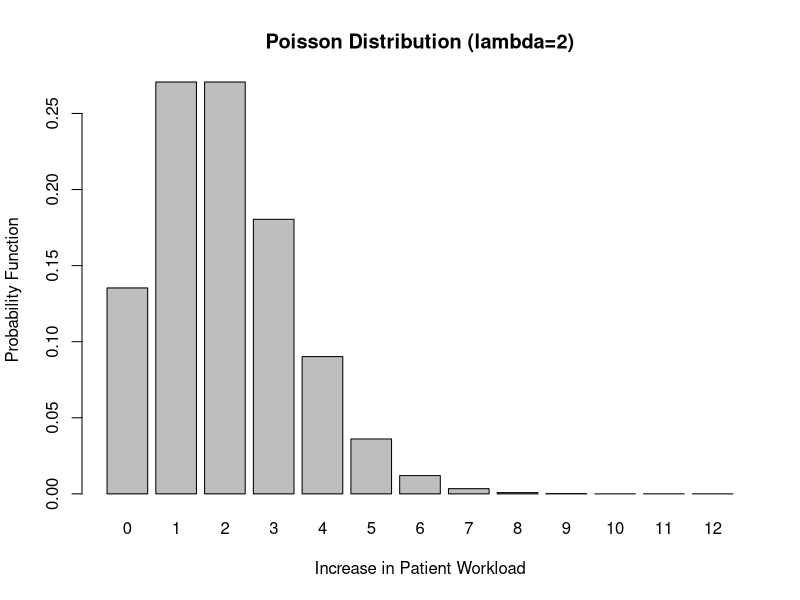
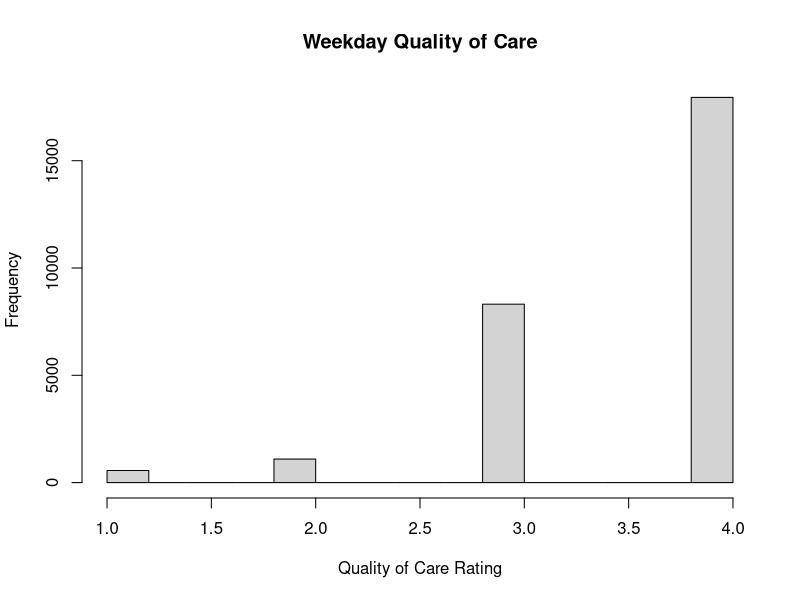
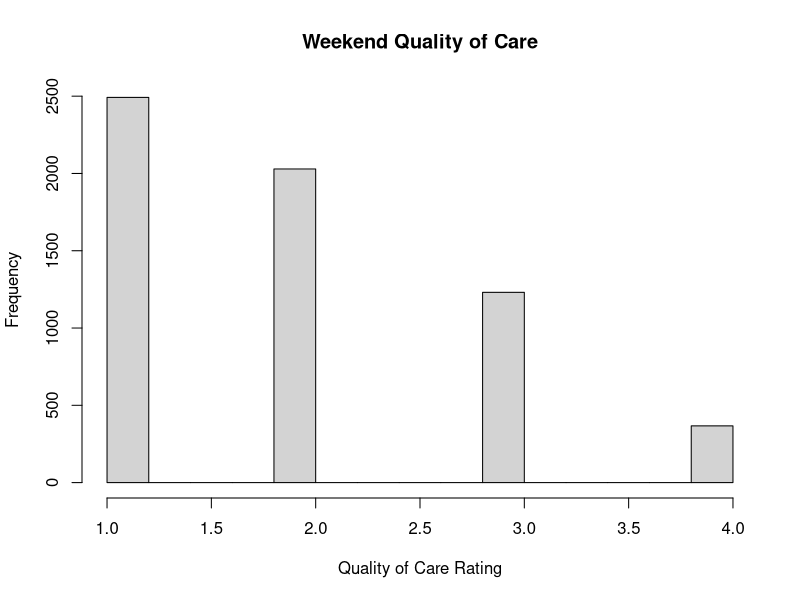
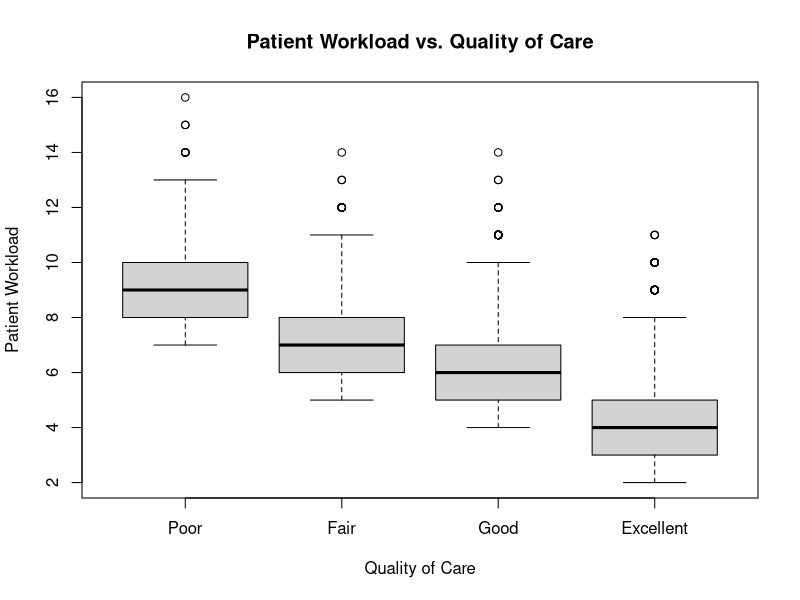

The R source for these figures, in order: (Note: this script raises an error after producing the figures.)
## ---- chunk 1
knitr::opts_chunk$set(cache=2)
set.seed(43)
## ---- chunk 2
# Set constraints
qualOfCareOptions <- c("Poor", "Fair", "Good", "Excellent")
qualOfCareProb <- list(weekday=c(.02, .04, .30, .64),
                       weekend=c(.4, .33, .21, .06))
numNurses <- c(weekday=c(mean=11, sd=1.2),
               weekend=c(mean=6, sd=1))

numTasksUndone <- c(0:7)
numTasksUndoneMean <- c(weekday=1.9, weekend=4.1)
numSafetyProbs <- c(0:4)
numSafetyProbsMean <- c(weekday=0.4, weekend=1.1)

startDate="1998/03/08"
endDate="2007/12/01"
## ---- chunk 3
genDaysFromRange <- function(startDate, endDate) {
  # This function creates a data frame where each row represents a day
  # (starting from 'startDate' and ending on 'endDate') containing the day
  # of the week, whether or not the day is a weekday or a weekend day, and
  # the number of nurses working that day. Using the value for number of
  # nurses that worked each day, later we will create a data frame to
  # represent each nurse's daily responses to the questions asked by the
  # survey, which we will ultimately return as the final data set.
  #
  # |    date    | dayOfWeek | typeOfDay | numNurses |
  # | 1998/03/08 |   Sunday  |  weekend  |     7     |
  # | 1998/03/09 |   Monday  |  weekday  |     9     |
  #                        etc...
  
  # Create column of dates
  eachDay <- data.frame(date=seq.Date(as.Date(startDate),
                                      as.Date(endDate), 
                                      by='day'))
  # Create column identifying each date as 'Sunday', 'Monday', etc.
  eachDay$dayOfWeek <- weekdays(as.Date(eachDay$date))
  # Create column that identifies each day as 'weekday' or 'weekend', using
  # the value in the 'dayOfWeek' column to lookup whether or not the day is a
  # 'weekday' or 'weekend' day.
  typeOfDay <- c(Sunday='weekend',
                 Monday='weekday',
                 Tuesday='weekday',
                 Wednesday='weekday',
                 Thursday='weekday',
                 Friday='weekday',
                 Saturday='weekend')
  eachDay$typeOfDay <- typeOfDay[eachDay$dayOfWeek]
  
  # Create column containing number of nurses that worked that day, which
  # depends on whether or not the day is a 'weekday' or 'weekend' day.
  eachDay$numNurses <- NA
  for (w in c('weekday', 'weekend')) {
    # You need to get mean and STD of number of nurses using the variable
    # 'numNurses' and index it like: numNurses['weekday.mean'] or
    # numNurses['weekend.sd']. Build those index values first:
    mean <- paste(w, 'mean', sep='.')  # 'weekday.mean' or 'weekend.mean'
    sd <- paste(w, 'sd', sep='.')  # 'weekday.sd' or 'weekend.sd'
    # Pull out all 'weekday' or 'weekend' days, depending on which 'w' we
    # are on in the for loop, and add the number of nurses from a normal
    # distribution whose parameters have already been set in 'numNurses'.
    numDaysOfType <- sum(eachDay$typeOfDay == w)
    sampleNurses <- rnorm(n=numDaysOfType,
                          mean=numNurses[mean],
                          sd=numNurses[sd])
    sampleNurses <- as.integer(round(sampleNurses), digits=0)
    eachDay$numNurses[eachDay$typeOfDay == w] <- sampleNurses
    }
  eachDay
}
## ---- chunk 4
expandRows <- function(eachDay) {
  # This function takes the data frame generated earlier (which contains
  # the number of nurses working per day) and expands those rows so there is a
  # row for *each nurse* that worked *each day*. In other words, this
  # function will expand each day in N times, where N is the numNurses
  # that worked that day. These expanded rows will contain the daily responses
  # nurses enter into the system after they finish a shift.
  
  # Repeate each row "number_of_times=numNurses", taking columns 1, 3, & 4 and
  # setting row.names to NULL:
  dataSet <- data.frame(eachDay[rep(c(1:nrow(eachDay)), eachDay$numNurses),
                                c(1, 3, 4)],
                        row.names=NULL)
  # Set column headers of the expanded data frame
  names(dataSet) <- c('date', 'typeOfDay', 'numDailyStaffedNurses')
  dataSet
}
## ---- chunk 5
setQualOfCareRating <- function(dataSet) {
  # Creates a column containg Quality of Care ratings for 'weekday' and
  # 'weekend' days. Quality of Care on the weekend will generally be lower
  # because the number of nurses is lower. Quality of Care is rated by nurses
  # as Poor, Fair, Good, or Excellent, but here we will use 1-4 to represent
  # these values during data generation.
  
  dataSet$qualOfCare = NA
  for (w in c('weekday', 'weekend')) {
    rowsOfType <- dataSet$typeOfDay[dataSet$typeOfDay == w]
    qualRating <- sample(x=c(1:length(qualOfCareOptions)),
                         size=length(rowsOfType),
                         prob=as.numeric(unlist(qualOfCareProb[w])),
                         replace=T)
    dataSet$qualOfCare[dataSet$typeOfDay == w] <- qualRating
    }
  dataSet
}
## ---- chunk 6
relateQualOfCareToNumPatients <- function(dataSet) {
  # Creates a column 'numPatientsCaredFor' which is linearly related to
  # qualOfCare. In the paper, the relationship between the two variables is
  # argued to be in the reverse (i.e. that Quality of Care rating depends on
  # Number of Patients). This is not being refuted, here, we are simply using
  # a reverse relationship to generate the data set. The linearly relationship
  # will exist no matter which variable we have depend on which, so it is up
  # to the analyst to interpret the direction of the relationship.
  
  linRelate <- function(x) {
    # The linear relationship to be applied to qualOfCare
    -1.76*x + 9 + rpois(1, lambda=2)
    # Adds some variability using Poisson distribution. With lambda=2, the
    # distribution should have mode=1, min=0, max=8, mean=2. The idea is that
    # on a given day a nurse could get overloaded by caring for more patients,
    # but the likelihood of getting overloaded by N patients decreases as N
    # increases.
    }
  
  dataSet$patientWorkload <- NA
  for (w in c('weekday', 'weekend')) {
    rowsOfType <- dataSet$qualOfCare[dataSet$typeOfDay == w]
    dataSet$patientWorkload[dataSet$typeOfDay == w] <- vapply(
      rowsOfType,
      FUN=linRelate,
      FUN.VALUE=double(1)
      )
    }
  # Set the Patient Workload as an integer instead of a decimal value
  dataSet$patientWorkload <- as.integer(
    round(dataSet$patientWorkload, digits=0)
    )
  dataSet
}
## ---- chunk 7
addEmployeeID <- function(dataSet){
    # Adds a column of employee IDs, where on the weekend certain employees are
    # more likely to work.
    
    # Number of employees should be greater than their maximum daily staff
    ids <- runif(max(dataSet$numDailyStaffedNurses) + 15, 0, 9000)
    ids <- paste0('00', as.integer(ids))  # Add 00s before ID for realism
    
    dataSet$employeeID <- NA
    
    # For every day, need to get a sample of employee IDs
    for (d in unique(dataSet$date)) {
      dailyResponses <- subset(dataSet, date == d)
      numResponses <- nrow(dailyResponses)
      typeOfDay <- dailyResponses$typeOfDay[1]
      
      # Sample the employee IDs using a custom probability distrubition on
      # the IDs. This makes some employees more likely to work the weekends, and
      # other employees never work the weekends:
      p <- rep(0, length(ids))
      p[1:2] <- 0.22
      p[3] <- 0.01
      p[4:6] <- 0.12
      p[7:9] <- 0.05
      p[10:11] <- 0.02
      if (typeOfDay == 'weekend') {
        idsList <- sample(x=ids,
                          size=numResponses,
                          replace=F,
                          prob=p)
      } else {
        # Otherwise, if it's a weekday get a random employee ID
        idsList <- sample(x=ids,
                          size=numResponses,
                          replace=F)
      }
      dataSet$employeeID[dataSet$date == d] <- idsList
    }
    dataSet
  }
## ---- chunk 8
convertQual <- function(dataSet) {
  # Convert Quality of Care to "Poor", "Fair", etc.
  dataSet$qualOfCare <- cut(as.numeric(dataSet$qualOfCare), 4, c("Poor",
                                                                 "Fair",
                                                                 "Good",
                                                                 "Excellent"))
  dataSet
}
## ---- chunk 9
filterCols <- function(dataSet) {
  # Return the dataSet without typeOfDay
  data.frame(subset(dataSet, select=(c("date",
                                       "employeeID",
                                       "qualOfCare",
                                       "patientWorkload",
                                       "numDailyStaffedNurses"))))
}
## ---- chunk 10
pd = dpois(0:12, 2)
barplot(pd, names=0:12, xlab="Increase in Patient Workload",
        ylab="Probability Function", main="Poisson Distribution (lambda=2)")
## ---- chunk 11
eachDay <- genDaysFromRange(startDate, endDate)
## ---- chunk 12
# Output the head of the eachDay table
# Source 'knitr' to use kable function later for pretty tables
options(warn=-1); suppressMessages(library(knitr)); options(warn=0)
kable(head(eachDay),
      row.names=F,
      caption="Head of `eachDay` data.frame from genDaysFromRange()")
## ---- chunk 13
# Print some stats about the dates data
e <- data.frame(c(round(mean(eachDay$numNurses), digits=2),
                  round(mean(eachDay$numNurses[eachDay$typeOfDay == 'weekday']), digits=2),
                  round(mean(eachDay$numNurses[eachDay$typeOfDay == 'weekend']), digits=2),
                  round(min(eachDay$numNurses[eachDay$typeOfDay == 'weekday']), digits=0),
                  round(min(eachDay$numNurses[eachDay$typeOfDay == 'weekend']), digits=0),
                  round(max(eachDay$numNurses[eachDay$typeOfDay == 'weekday']), digits=0),
                  round(max(eachDay$numNurses[eachDay$typeOfDay == 'weekend']), digits=0)),
                row.names=c("Mean number of nurses",
                            "Mean number of nurses (weekday)",
                            "Mean number of nurses (weekend)",
                            "Min number of nurses (weekday)",
                            "Min number of nurses (weekend)",
                            "Max number of nurses (weekday)",
                            "Max number of nurses (weekend)"))
names(e) <- c("Value")
kable(e, caption="Means, Min. and Max. Values from `eachDay`")
## ---- chunk 14
dataSet <- expandRows(eachDay)
dataSet <- setQualOfCareRating(dataSet)
## ---- chunk 15
for (w in c('weekday', 'weekend')) {
  simpleCap <- function(x) {
    s <- strsplit(x, " ")[[1]]
    paste(toupper(substring(s, 1, 1)), substring(s, 2), sep = "",
          collapse = " ")
    }
  hist_title <- paste(simpleCap(w), "Quality of Care",
                      collapse=" ")
  hist(dataSet$qualOfCare[dataSet$typeOfDay == w],
       main=hist_title,
       xlab="Quality of Care Rating")
}
## ---- chunk 16
# Output quality of care stats
f <- data.frame(c(round(mean(dataSet$qualOfCare[dataSet$typeOfDay == 'weekday']), digits=2),
                  round(mean(dataSet$qualOfCare[dataSet$typeOfDay == 'weekend']), digits=2),
                  round(sd(dataSet$qualOfCare[dataSet$typeOfDay == 'weekday']), digits=2),
                  round(sd(dataSet$qualOfCare[dataSet$typeOfDay == 'weekend']), digits=2)),
                row.names=c("Mean quality of care (weekday)",
                            "Mean quality of care (weekend)",
                            "STD of quality of care (weekday)",
                            "STD of quality of care (weekend)"))
names(f) <- c("Value")
kable(f, caption="Quality of Care Ratings During Weekdays and Weekends")
## ---- chunk 17
dataSet <- relateQualOfCareToNumPatients(dataSet)
dataSet <- addEmployeeID(dataSet)
## ---- chunk 18
dataSet <- convertQual(dataSet)
dataSet <- filterCols(dataSet)
## ---- chunk 19
boxplot(dataSet$patientWorkload ~ dataSet$qualOfCare,
        main="Patient Workload vs. Quality of Care",
        xlab="Quality of Care",
        ylab="Patient Workload")
## ---- chunk 20
# Output histogram of working employees
hist(as.integer(dataSet$employeeID[dataSet$typeOfDay == 'weekday']),
     main='Weekday Employees',
     xlab='Employee ID')
hist(as.integer(dataSet$employeeID[dataSet$typeOfDay == 'weekend']),
     main='Weekend Employees',
     xlab='Employee ID')
## ---- chunk 21
# Output the head of the dataSet
kable(dataSet[0:20,,],
      row.names=F,
      caption="Head of final dataSet")
## ---- chunk 22
convertQualToNum <- function(dataSet) {
  # Convert qualOfCare to numeric
  dataSet$qualOfCareNum <- NA
  dataSet$qualOfCareNum[dataSet$qualOfCare == "Poor"] <- 1
  dataSet$qualOfCareNum[dataSet$qualOfCare == "Fair"] <- 2
  dataSet$qualOfCareNum[dataSet$qualOfCare == "Good"] <- 3
  dataSet$qualOfCareNum[dataSet$qualOfCare == "Excellent"] <- 4
  dataSet
}
dataSet <- convertQualToNum(dataSet)
## ---- chunk 23
analyzeDataSet <- function(dataSet) {
  lm(dataSet$patientWorkload ~ dataSet$qualOfCareNum)
}
m <- analyzeDataSet(dataSet)
print(summary(m))
## ---- chunk 24
r <- resid(m)
plot(jitter(dataSet$qualOfCareNum, 2.2), jitter(r, 80), ylab="Residuals",
     xlab="Quality of Care", type='p', cex=0.15,
     main="Residuals Plot")
## ---- chunk 25
write.csv(dataSet, file="nursing-data.csv", row.names=F)
